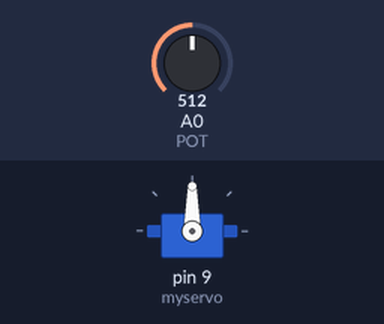
Recording of a sketch running on a simulated Arduino Uno, built with avr-gcc and run on an emulated ATmega328P. Parts: servo. The test bench sets the inputs (shaded band); at power-on: A0 (POT) = 512.

Above: at 1.8 s.
1.9 s: A0 (POT) set to 716
At 2.8 s:
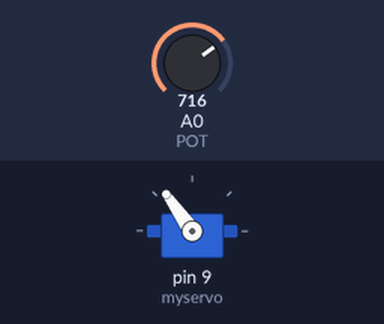
6.0 s: A0 (POT) set to 900
10.1 s: A0 (POT) set to 1023
At 10.1 s:
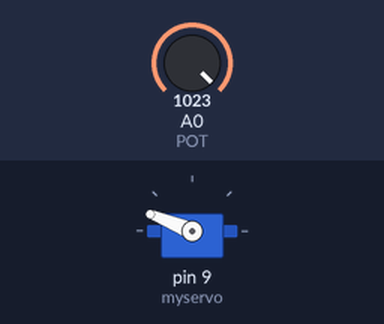
Timing chart, 0 to 20.2 s (numbered marks = the images above; inputs shaded):
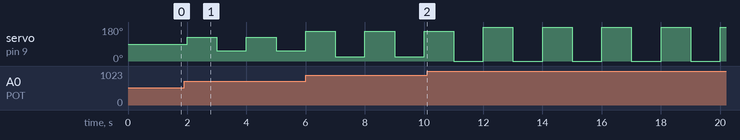

The sketch:

Servo.h.ino
```cpp
#include <Servo.h>
Servo myservo; //creates a servo object used to control the servo
#define POT A0 //specified analog to connect the pot
int potvalue; //reads value from analog pin
void setup() {
  // put your setup code here, to run once:
  myservo.attach(9);//servo connected to pin 9(digital) RED-power,Brown-grnd, yellow-info

}

void loop() {
  // put your main code here, to run repeatedly:
  potvalue=analogRead(POT);
  int servo=map(potvalue,0,1023,0,180);
  myservo.write(servo);
  delay(1000);
  potvalue=analogRead(POT);
  servo=map(potvalue,0,1023,180,0);
  myservo.write(servo);
  delay(1000);


}
```

Measured:
- after the input at 1.9 s, servo on pin 9 (myservo): alternates 125° for 1.0 s and 55° for 1.0 s, starting after 0.10 s
